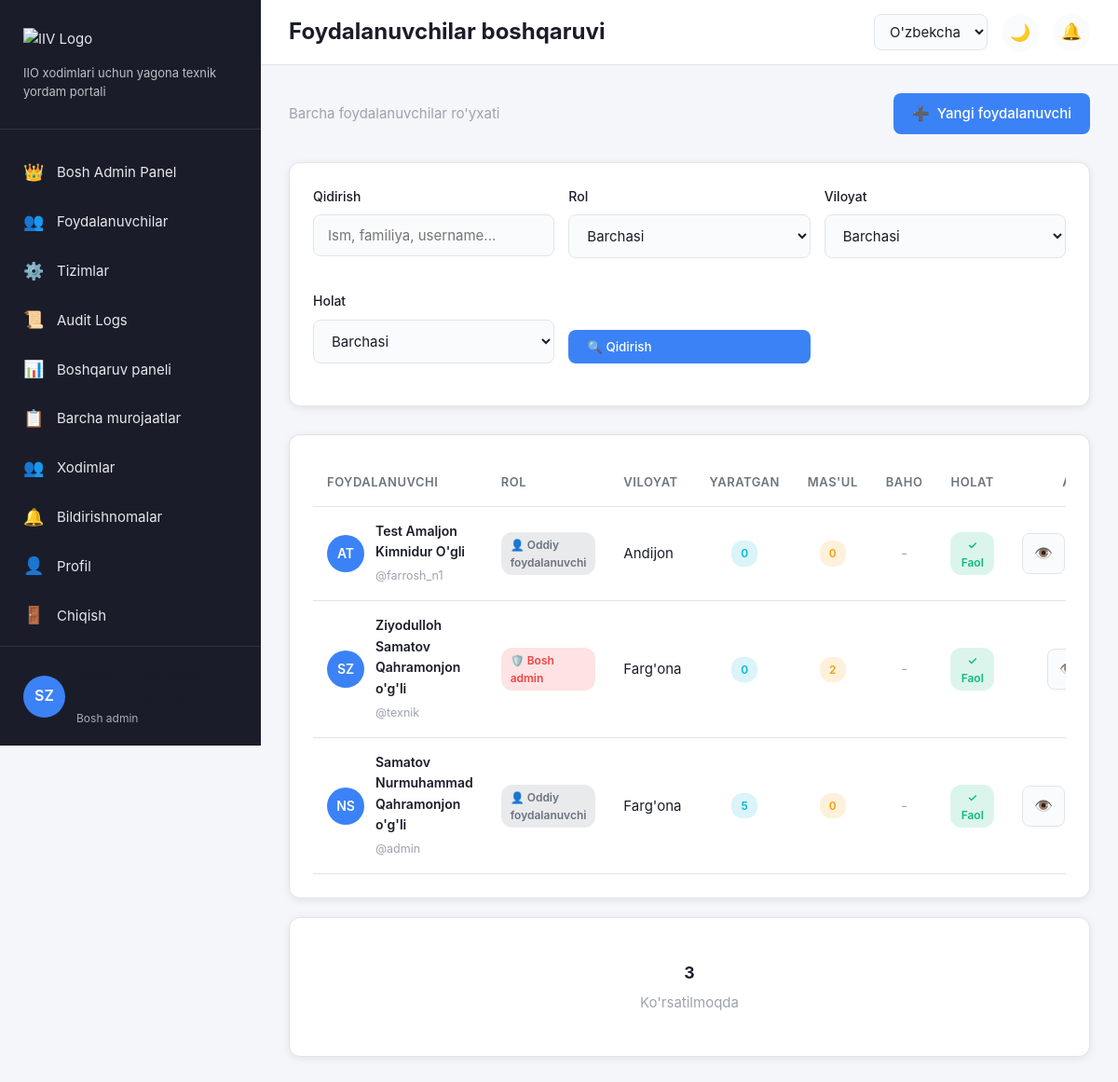
Screenshot of /tickets/superadmin/users/ (signed in) with the database file from the repository.
### accounts/models.py (models this page shows, shortened)
class User(AbstractUser):
    ROLE_CHOICES = [
        ('user', _('Oddiy foydalanuvchi')),
        ('technician', _('Texnik xodim')),
        ('admin', _('Admin')),
        ('superadmin', _('Bosh admin')),
    ]
    LANGUAGE_CHOICES = [
        ('uz', _("O'zbekcha (Lotin)")),
        ('uz-cy', _("Ўзбекча (Кирилл)")),
        ('ru', _('Русский')),
    ]
    last_name = models.CharField(max_length=150, verbose_name=_("Familiya"))
    first_name = models.CharField(max_length=150, verbose_name=_("Ism"))
    middle_name = models.CharField(max_length=150, blank=True, verbose_name=_("Sharif"))
    region = models.ForeignKey(
        Region,
        on_delete=models.SET_NULL,
        null=True,
        blank=True,
        verbose_name=_("Viloyat")
    )
    department = models.ForeignKey(
        Department,
        on_delete=models.SET_NULL,
        null=True,
        blank=True,
        verbose_name=_("Hududiy bo'lim")
    )
    position = models.CharField(max_length=200, blank=True, verbose_name=_("Lavozim"))
    phone = models.CharField(max_length=20, blank=True, verbose_name=_("Telefon"))
    role = models.CharField(
        max_length=20,
        choices=ROLE_CHOICES,
        default='user',
        verbose_name=_("Rol")
    )
    language = models.CharField(
        max_length=10,
        choices=LANGUAGE_CHOICES,
        default='uz',
        verbose_name=_("Til")
    )
    avatar = models.ImageField(
        upload_to='avatars/',
        blank=True,
        null=True,
        verbose_name=_("Avatar")
    )
    is_active = models.BooleanField(default=True, verbose_name=_("Aktiv"))
    created_at = models.DateTimeField(auto_now_add=True, verbose_name=_("Yaratilgan"))
    updated_at = models.DateTimeField(auto_now=True, verbose_name=_("O'zgartirilgan"))
    class Meta:
        verbose_name = _("Foydalanuvchi")
        verbose_name_plural = _("Foydalanuvchilar")
        ordering = ['-created_at']
    def get_full_name(self):
        parts = [self.last_name, self.first_name]
        if self.middle_name:
            parts.append(self.middle_name)
        return ' '.join(parts)
    def is_admin(self):
        return self.role in ['admin', 'superadmin']
    def is_superadmin(self):
        return self.role == 'superadmin'

class Region(models.Model):
    name = models.CharField(max_length=100, verbose_name=_("Viloyat nomi"))
    code = models.CharField(max_length=10, unique=True, verbose_name=_("Kod"))
    is_active = models.BooleanField(default=True, verbose_name=_("Faol"))
    class Meta:
        verbose_name = _("Viloyat")
        verbose_name_plural = _("Viloyatlar")
        ordering = ['name']

### tickets/views_superadmin.py (the view)
    def wrapper(request, *args, **kwargs):
        if not request.user.is_superadmin():
            messages.error(request, _('Sizda bu sahifaga kirish huquqi yo\'q. Faqat bosh adminlar kirishi mumkin.'))
            return redirect('tickets:dashboard')
        return view_func(request, *args, **kwargs)

### templates/tickets/superadmin/users_list.html (shortened to what this page needs)
{% extends 'base.html' %}
{% load i18n %}
{% load static %}
{% block page_title %}{% trans "Foydalanuvchilar boshqaruvi" %}{% endblock %}
{% block content %}
<div class="page-header">
    <div>
        <p class="text-muted" style="margin: 0;">{% trans "Barcha foydalanuvchilar ro'yxati" %}</p>
    </div>
    <a href="{% url 'tickets:superadmin_create_user' %}" class="btn btn-primary">
        <span>➕</span> {% trans "Yangi foydalanuvchi" %}
    </a>
</div>
<div class="card" style="margin-bottom: 30px;">
    <form method="get" class="filter-form">
        <div class="filter-grid-5">
            <div class="form-group">
                <label class="form-label">{% trans "Qidirish" %}</label>
                <input type="text" name="search" class="form-input"
                       placeholder="{% trans 'Ism, familiya, username...' %}"
                       value="{{ search }}">
            </div>
            <div class="form-group">
                <label class="form-label">{% trans "Rol" %}</label>
                <select name="role" class="form-select">
                    <option value="">{% trans "Barchasi" %}</option>
                </select>
            </div>
            <div class="form-group">
                <label class="form-label">{% trans "Viloyat" %}</label>
                <select name="region" class="form-select">
                    <option value="">{% trans "Barchasi" %}</option>
                </select>
            </div>
            <div class="form-group">
                <label class="form-label">{% trans "Holat" %}</label>
                <select name="status" class="form-select">
                    <option value="">{% trans "Barchasi" %}</option>
                </select>
            </div>
            <div class="form-group" style="display: flex; align-items: flex-end;">
                <button type="submit" class="btn btn-primary" style="width: 100%;">
                    🔍 {% trans "Qidirish" %}
                </button>
            </div>
        </div>
    </form>
</div>
<div class="card">
    <div class="table-responsive">
        <table class="table">
            <thead>
                <tr>
                    <th>{% trans "Foydalanuvchi" %}</th>
                    <th>{% trans "Rol" %}</th>
                    <th>{% trans "Viloyat" %}</th>
                    <th style="text-align: center;">{% trans "Yaratgan" %}</th>
                    <th style="text-align: center;">{% trans "Mas'ul" %}</th>
                    <th style="text-align: center;">{% trans "Baho" %}</th>
                    <th style="text-align: center;">{% trans "Holat" %}</th>
                    <th style="text-align: center;">{% trans "Amallar" %}</th>
                </tr>
            </thead>
            <tbody>
                {% for data in users_data %}
                <tr>
                    <td>
                        <div class="user-cell">
                            <div class="user-avatar-cell">
                                {% if data.user.photo %}
                                    <img src="{{ data.user.photo.url }}" alt="{{ data.user.get_full_name }}">
                                {% else %}
                                    <div class="avatar-placeholder">
                                        {{ data.user.first_name|first }}{{ data.user.last_name|first }}
                                    </div>
                                {% endif %}
                            </div>
                            <div>
                                <a href="{% url 'tickets:superadmin_user_detail' data.user.id %}" class="user-name">
                                    {{ data.user.get_full_name }}
                                </a>
                                <small class="text-muted">@{{ data.user.username }}</small>
                            </div>
                        </div>
                    </td>
                    <td>
                        {% if data.user.role == 'superadmin' %}
                            <span class="badge badge-danger">
                                🛡️ {{ data.user.get_role_display }}
                            </span>
                        {% elif data.user.role == 'admin' %}
                            <span class="badge badge-primary">
                                🛡️ {{ data.user.get_role_display }}
                            </span>
                        {% elif data.user.role == 'technician' %}
                            <span class="badge badge-success">
                                🔧 {{ data.user.get_role_display }}
                            </span>
                        {% else %}
                            <span class="badge" style="background: rgba(107, 114, 128, 0.15); color: #6b7280;">
                                👤 {{ data.user.get_role_display }}
                            </span>
                        {% endif %}
                    </td>
                    <td>
                        {% if data.user.region %}
                            {{ data.user.region.name }}
                        {% else %}
                            <span class="text-muted">-</span>
                        {% endif %}
                    </td>
                    <td style="text-align: center;">
                        <span class="badge badge-info">{{ data.tickets_created }}</span>
                    </td>
                    <td style="text-align: center;">
                        <span class="badge badge-warning">{{ data.tickets_assigned }}</span>
                    </td>
                    <td style="text-align: center;">
                        {% if data.avg_rating > 0 %}
                            <span style="color: #f59e0b;">
                                ⭐ {{ data.avg_rating }}
                            </span>
                        {% else %}
                            <span class="text-muted">-</span>
                        {% endif %}
                    </td>
                    <td style="text-align: center;">
                        {% if data.user.is_active %}
                            <span class="badge badge-success">
                                ✓ {% trans "Faol" %}
                            </span>
                        {% else %}
                            <span class="badge badge-danger">
                                ✕ {% trans "Bloklangan" %}
                            </span>
                        {% endif %}
                    </td>
                    <td style="text-align: center;">
                        <div class="action-buttons">
                            <a href="{% url 'tickets:superadmin_user_detail' data.user.id %}"
                               class="btn-icon"
                               data-tooltip="{% trans 'Ko\'rish' %}">
                                👁️
                            </a>
                        </div>
                    </td>
                </tr>
                {% endfor %}
            </tbody>
        </table>
    </div>
</div>
<div class="card" style="margin-top: 20px;">
    <div style="text-align: center; padding: 20px;">
        <h3 style="margin-bottom: 5px;">{{ users_data|length }}</h3>
        <p class="text-muted" style="margin: 0;">{% trans "Ko'rsatilmoqda" %}</p>
    </div>
</div>
{% endblock %}

### templates/base.html (shortened to what this page needs)
{% load static %}
{% load i18n %}
<!DOCTYPE html>
<html lang="{{ LANGUAGE_CODE }}">
<head>
    <link rel="stylesheet" href="{% static 'css/style.css' %}">
    <link rel="stylesheet" href="{% static 'css/components.css' %}">
</head>
<body data-theme="light">
    <aside class="sidebar">
        <div class="sidebar-header">
            <div class="logo">
                <img src="{% static 'images/logo.png' %}" alt="IIV Logo">
            </div>
            <p class="sidebar-tagline">{% trans "IIO xodimlari uchun yagona texnik yordam portali" %}</p>
        </div>
        <nav class="sidebar-nav">
            {% block sidebar_menu %}
            {% if user.is_authenticated %}
                {% if user.is_superadmin %}
                    <a href="{% url 'tickets:superadmin_dashboard' %}" class="nav-item">
                        <span class="icon">👑</span>
                        <span>{% trans "Bosh Admin Panel" %}</span>
                    </a>
                    <a href="{% url 'tickets:superadmin_users_list' %}" class="nav-item">
                        <span class="icon">👥</span>
                        <span>{% trans "Foydalanuvchilar" %}</span>
                    </a>
                    <a href="{% url 'systems:systems_list' %}" class="nav-item">
                        <span class="icon">⚙️</span>
                        <span>{% trans "Tizimlar" %}</span>
                    </a>
                    <a href="{% url 'tickets:superadmin_audit_logs' %}" class="nav-item">
                        <span class="icon">📜</span>
                        <span>{% trans "Audit Logs" %}</span>
                    </a>
                {% endif %}
                {% if user.is_admin %}
                    <a href="{% url 'tickets:admin_dashboard' %}" class="nav-item">
                        <span class="icon">📊</span>
                        <span>{% trans "Dashboard" %}</span>
                    </a>
                    <a href="{% url 'tickets:admin_dashboard' %}" class="nav-item">
                        <span class="icon">📋</span>
                        <span>{% trans "Barcha murojaatlar" %}</span>
                    </a>
                    <a href="{% url 'tickets:users_list' %}" class="nav-item">
                        <span class="icon">👥</span>
                        <span>{% trans "Xodimlar" %}</span>
                    </a>
                {% elif user.is_technician %}
                    <a href="{% url 'tickets:technician_tickets' %}" class="nav-item">
                        <span class="icon">📋</span>
                        <span>{% trans "Mening murojaatlarim" %}</span>
                    </a>
                {% endif %}
                <a href="{% url 'notifications:list' %}" class="nav-item">
                    <span class="icon">🔔</span>
                    <span>{% trans "Bildirishnomalar" %}</span>
                </a>
                <a href="{% url 'accounts:profile' %}" class="nav-item">
                    <span class="icon">👤</span>
                    <span>{% trans "Profil" %}</span>
                </a>
                <a href="{% url 'accounts:logout' %}" class="nav-item">
                    <span class="icon">🚪</span>
                    <span>{% trans "Chiqish" %}</span>
                </a>
            {% endif %}
            {% endblock %}
        </nav>
        {% if user.is_authenticated %}
        <div class="sidebar-footer">
            <div class="user-info">
                {% if user.photo %}
                    <img src="{{ user.photo.url }}" alt="Avatar" class="user-avatar">
                {% else %}
                    <div class="user-avatar-placeholder">{{ user.first_name.0 }}{{ user.last_name.0 }}</div>
                {% endif %}
                <div class="user-details">
                    <div class="user-name">{{ user.get_full_name }}</div>
                    <div class="user-role">{{ user.get_role_display }}</div>
                </div>
            </div>
        </div>
        {% endif %}
    </aside>
    <main class="main-content">
        <header class="topbar">
            <div class="topbar-left">
                <h1 class="page-title">{% block page_title %}{% trans "Dashboard" %}{% endblock %}</h1>
            </div>
            <div class="topbar-right">
                <div class="language-selector">
                    <form method="post" action="{% url 'set_language' %}" id="languageForm">
                        <select name="language" onchange="this.form.submit()" class="language-select">
                            <option value="uz" {% if request.LANGUAGE_CODE == 'uz' %}selected{% endif %}>O'zbekcha</option>
                        </select>
                    </form>
                </div>
                <button class="theme-toggle" id="themeToggle" onclick="toggleTheme()">
                    <span class="theme-icon">🌙</span>
                </button>
                {% if user.is_authenticated %}
                <div class="notifications-bell" onclick="toggleNotifications()">
                    <span class="bell-icon">🔔</span>
                </div>
                {% endif %}
            </div>
        </header>
        <div class="content-wrapper">
            {% block content %}{% endblock %}
        </div>
    </main>
</body>
</html>

### rows the page displays
User: first_name.0 "S", last_name.0 "Z", role "Bosh admin", user.first_name|first "S", user.last_name|first "Z", user.get_full_name "Ziyodulloh Samatov Qahramonjon o'g'li", user.username "texnik", user.role "Bosh admin", user.region.name "Farg'ona", tickets_created "0", tickets_assigned "2"
User: user.first_name|first "A", user.last_name|first "T", user.get_full_name "Test Amaljon Kimnidur O'gli", user.username "farrosh_n1", user.role "Oddiy foydalanuvchi", user.region.name "Andijon", tickets_created "0", tickets_assigned "0"
User: user.first_name|first "N", user.last_name|first "S", user.get_full_name "Samatov Nurmuhammad Qahramonjon o'g'li", user.username "admin", user.role "Oddiy foydalanuvchi", user.region.name "Farg'ona", tickets_created "5", tickets_assigned "0"

### other values shown
{{ users_data|length }} "3"
